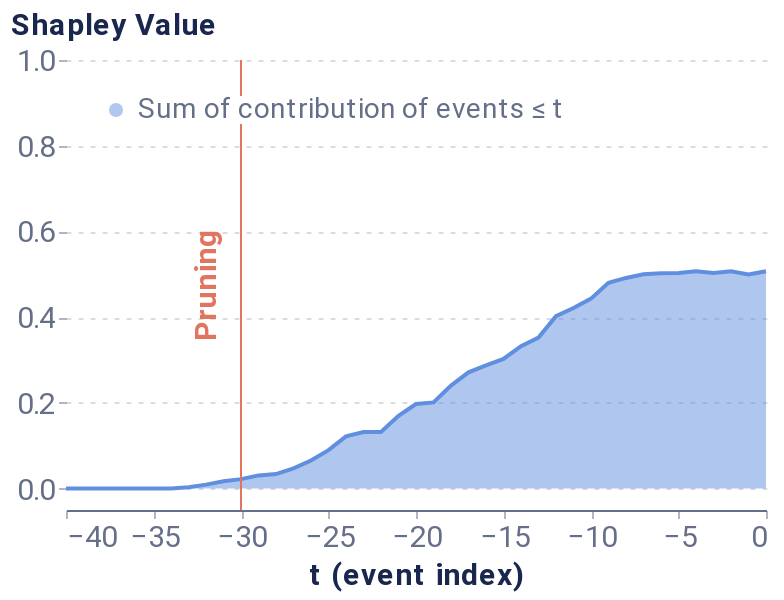

Notebook source saved alongside this figure:
### Markdown cell above
##### Pruning algorithm

### Code cell
pruning_dict = {'tol': 0.025,}
coal_plot_data, coal_prun_idx = local_pruning(f, pos_x_data, pruning_dict, average_event, positive_sequence_id, sequence_id_feat, False)
# coal_prun_idx is in negative terms
pruning_idx = pos_x_data.shape[1] + coal_prun_idx
pruning_plot = plot_temp_coalition_pruning(coal_plot_data, coal_prun_idx, plot_limit=40)
pruning_plot

### Figure 1 — Vega-Lite specification as saved in the notebook (floating-point values rounded to 4 significant figures)
{"config": {"axis": {"domain": true, "domainColor": "#666F89", "grid": false, "gridCap": "round", "gridColor": "#B3B7C4", "gridDash": [2, 4], "gridWidth": 0.5, "labelColor": "#666F89", "labelFont": "Roboto, Arial, sans-serif", "labelPadding": 2, "tickColor": "#666F89", "tickOpacity": 0.5, "tickSize": 4, "titleColor": "#19274E", "titleFont": "Roboto, Arial, sans-serif", "titleFontSize": 12}, "axisBand": {"domain": true, "labelPadding": 4, "ticks": false}, "axisY": {"domain": false, "titleAlign": "left", "titleAngle": 0, "titleX": -20, "titleY": -10}, "legend": {"labelColor": "#666F89", "labelFont": "Roboto, Arial, sans-serif", "labelFontSize": 12, "symbolSize": 40, "titleColor": "#19274E", "titleFont": "Roboto, Arial, sans-serif", "titleFontSize": 12, "titlePadding": 4}, "arc": {"stroke": "#FFFFFF", "strokeWidth": 1}, "bar": {"fill": "#2770EB", "stroke": null}, "line": {"stroke": "#2770EB", "strokeWidth": 2}, "path": {"stroke": "#2770EB", "strokeWidth": 0.5}, "point": {"fill": "#2770EB", "shape": "circle", "filled": true}, "rect": {"fill": "#2770EB"}, "rule": {"stroke": "#666F89"}, "shape": {"stroke": "#2770EB"}, "text": {"color": "#19274E", "font": "Roboto, Arial, sans-serif", "fontSize": 12}, "range": {"category": ["#2770EB", "#77B98A", "#DA5252", "#FFC400", "#A87AEA", "#00A39E", "#19274E"], "diverging": ["#006360", "#2BB3AE", "#96D9D7", "#FFFFFF", "#EDAAAA", "#DA5252", "#811D1D"], "heatmap": ["#18448F", "#1B4EA5", "#2770EB", "#4C88EE", "#82ACF3", "#A6C4F7", "#E9F1FD"], "ramp": ["#18448F", "#1B4EA5", "#2770EB", "#4C88EE", "#82ACF3", "#A6C4F7", "#E9F1FD"]}, "background": "#FFFFFF", "group": {"fill": "#FFFFFF"}, "header": {"labelColor": "#19274E", "labelFont": "Roboto, Arial, sans-serif", "labelFontSize": 12, "titleColor": "#19274E", "titleFont": "Roboto, Arial, sans-serif", "titleFontSize": 16}, "title": {"anchor": "start", "color": "#19274E", "font": "Roboto, Arial, sans-serif", "fontSize": 20, "fontWeight": "bold", "offset": 20, "subtitleColor": "#19274E", "subtitleFontSize": 16}, "view": {"continuousHeight": 300, "continuousWidth": 400, "stroke": "transparent"}}, "layer": [{"mark": {"type": "area", "opacity": 0.5}, "encoding": {"color": {"field": "Coalition", "legend": {"fillColor": "white", "labelFontSize": 14, "labelLimit": 0, "orient": "top-left", "symbolSize": 50, "symbolStrokeWidth": 0, "title": null}, "scale": {"domain": ["Sum of contribution of events ≤ t"], "range": ["#618FE0"]}, "type": "nominal"}, "x": {"axis": {"labelFontSize": 15, "title": "t (event index)", "titleFontSize": 15}, "field": "t (event index)", "type": "quantitative"}, "y": {"axis": {"grid": true, "labelFontSize": 15, "titleFontSize": 15, "titleX": -28}, "field": "Shapley Value", "scale": {"domain": [-0.05, 1]}, "type": "quantitative"}}}, {"mark": "line", "encoding": {"color": {"field": "Coalition", "legend": {"fillColor": "white", "labelFontSize": 14, "labelLimit": 0, "orient": "top-left", "symbolSize": 50, "symbolStrokeWidth": 0, "title": null}, "scale": {"domain": ["Sum of contribution of events ≤ t"], "range": ["#618FE0"]}, "type": "nominal"}, "x": {"axis": {"labelFontSize": 15, "title": "t (event index)", "titleFontSize": 15}, "field": "t (event index)", "type": "quantitative"}, "y": {"axis": {"grid": true, "labelFontSize": 15, "titleFontSize": 15, "titleX": -28}, "field": "Shapley Value", "scale": {"domain": [-0.05, 1]}, "type": "quantitative"}}}, {"data": {"name": "data-214b1be6f8303b638ed06bc90701ee2d"}, "mark": {"type": "rule", "color": "#E17560"}, "encoding": {"x": {"field": "x", "type": "quantitative"}}}, {"data": {"name": "data-1ff5f42b34f55fe91292a24c0e6ec62d"}, "mark": {"type": "text", "angle": 270, "color": "#E17560", "fontSize": 15, "fontWeight": "bold", "text": "Pruning"}, "encoding": {"x": {"field": "x", "type": "quantitative"}}}], "data": {"name": "data-a496060c4ce0ec0b952950efe19d9e13"}, "height": 225, "width": 350, "$schema": "https://vega.github.io/schema/vega-lite/v4.17.0.json", "datasets": {"data-a496060c4ce0ec0b952950efe19d9e13": [{"Coalition": "Sum of contribution of events > t", "t (event index)": 0, "Shapley Value": 0.0}, {"Coalition": "Sum of contribution of events ≤ t", "t (event index)": 0, "Shapley Value": 0.5073}, {"Coalition": "Sum of contribution of events > t", "t (event index)": -1, "Shapley Value": 0.007833}, {"Coalition": "Sum of contribution of events ≤ t", "t (event index)": -1, "Shapley Value": 0.4994}, {"Coalition": "Sum of contribution of events > t", "t (event index)": -2, "Shapley Value": 0.0}, {"Coalition": "Sum of contribution of events ≤ t", "t (event index)": -2, "Shapley Value": 0.5073}, {"Coalition": "Sum of contribution of events > t", "t (event index)": -3, "Shapley Value": 0.00439}, {"Coalition": "Sum of contribution of events ≤ t", "t (event index)": -3, "Shapley Value": 0.5029}, {"Coalition": "Sum of contribution of events > t", "t (event index)": -4, "Shapley Value": 0.0}, {"Coalition": "Sum of contribution of events ≤ t", "t (event index)": -4, "Shapley Value": 0.5073}, {"Coalition": "Sum of contribution of events > t", "t (event index)": -5, "Shapley Value": 0.004402}, {"Coalition": "Sum of contribution of events ≤ t", "t (event index)": -5, "Shapley Value": 0.5029}, {"Coalition": "Sum of contribution of events > t", "t (event index)": -6, "Shapley Value": 0.004666}, {"Coalition": "Sum of contribution of events ≤ t", "t (event index)": -6, "Shapley Value": 0.5026}, {"Coalition": "Sum of contribution of events > t", "t (event index)": -7, "Shapley Value": 0.007227}, {"Coalition": "Sum of contribution of events ≤ t", "t (event index)": -7, "Shapley Value": 0.5}, {"Coalition": "Sum of contribution of events > t", "t (event index)": -8, "Shapley Value": 0.01579}, {"Coalition": "Sum of contribution of events ≤ t", "t (event index)": -8, "Shapley Value": 0.4915}, {"Coalition": "Sum of contribution of events > t", "t (event index)": -9, "Shapley Value": 0.02694}, {"Coalition": "Sum of contribution of events ≤ t", "t (event index)": -9, "Shapley Value": 0.4803}, {"Coalition": "Sum of contribution of events > t", "t (event index)": -10, "Shapley Value": 0.06404}, {"Coalition": "Sum of contribution of events ≤ t", "t (event index)": -10, "Shapley Value": 0.4432}, {"Coalition": "Sum of contribution of events > t", "t (event index)": -11, "Shapley Value": 0.08586}, {"Coalition": "Sum of contribution of events ≤ t", "t (event index)": -11, "Shapley Value": 0.4214}, {"Coalition": "Sum of contribution of events > t", "t (event index)": -12, "Shapley Value": 0.1051}, {"Coalition": "Sum of contribution of events ≤ t", "t (event index)": -12, "Shapley Value": 0.4022}, {"Coalition": "Sum of contribution of events > t", "t (event index)": -13, "Shapley Value": 0.1551}, {"Coalition": "Sum of contribution of events ≤ t", "t (event index)": -13, "Shapley Value": 0.3522}, {"Coalition": "Sum of contribution of events > t", "t (event index)": -14, "Shapley Value": 0.175}, {"Coalition": "Sum of contribution of events ≤ t", "t (event index)": -14, "Shapley Value": 0.3322}, {"Coalition": "Sum of contribution of events > t", "t (event index)": -15, "Shapley Value": 0.2047}, {"Coalition": "Sum of contribution of events ≤ t", "t (event index)": -15, "Shapley Value": 0.3026}, {"Coalition": "Sum of contribution of events > t", "t (event index)": -16, "Shapley Value": 0.2199}, {"Coalition": "Sum of contribution of events ≤ t", "t (event index)": -16, "Shapley Value": 0.2874}, {"Coalition": "Sum of contribution of events > t", "t (event index)": -17, "Shapley Value": 0.2361}, {"Coalition": "Sum of contribution of events ≤ t", "t (event index)": -17, "Shapley Value": 0.2712}, {"Coalition": "Sum of contribution of events > t", "t (event index)": -18, "Shapley Value": 0.2668}, {"Coalition": "Sum of contribution of events ≤ t", "t (event index)": -18, "Shapley Value": 0.2404}, {"Coalition": "Sum of contribution of events > t", "t (event index)": -19, "Shapley Value": 0.3061}, {"Coalition": "Sum of contribution of events ≤ t", "t (event index)": -19, "Shapley Value": 0.2011}, {"Coalition": "Sum of contribution of events > t", "t (event index)": -20, "Shapley Value": 0.3101}, {"Coalition": "Sum of contribution of events ≤ t", "t (event index)": -20, "Shapley Value": 0.1972}, {"Coalition": "Sum of contribution of events > t", "t (event index)": -21, "Shapley Value": 0.3377}, {"Coalition": "Sum of contribution of events ≤ t", "t (event index)": -21, "Shapley Value": 0.1696}, {"Coalition": "Sum of contribution of events > t", "t (event index)": -22, "Shapley Value": 0.3753}, {"Coalition": "Sum of contribution of events ≤ t", "t (event index)": -22, "Shapley Value": 0.132}, {"Coalition": "Sum of contribution of events > t", "t (event index)": -23, "Shapley Value": 0.3753}, {"Coalition": "Sum of contribution of events ≤ t", "t (event index)": -23, "Shapley Value": 0.132}, {"Coalition": "Sum of contribution of events > t", "t (event index)": -24, "Shapley Value": 0.3856}, {"Coalition": "Sum of contribution of events ≤ t", "t (event index)": -24, "Shapley Value": 0.1217}, {"Coalition": "Sum of contribution of events > t", "t (event index)": -25, "Shapley Value": 0.4176}, {"Coalition": "Sum of contribution of events ≤ t", "t (event index)": -25, "Shapley Value": 0.08966}, {"Coalition": "Sum of contribution of events > t", "t (event index)": -26, "Shapley Value": 0.4418}, {"Coalition": "Sum of contribution of events ≤ t", "t (event index)": -26, "Shapley Value": 0.06546}, {"Coalition": "Sum of contribution of events > t", "t (event index)": -27, "Shapley Value": 0.4601}, {"Coalition": "Sum of contribution of events ≤ t", "t (event index)": -27, "Shapley Value": 0.04714}, {"Coalition": "Sum of contribution of events > t", "t (event index)": -28, "Shapley Value": 0.4735}, {"Coalition": "Sum of contribution of events ≤ t", "t (event index)": -28, "Shapley Value": 0.03376}, {"Coalition": "Sum of contribution of events > t", "t (event index)": -29, "Shapley Value": 0.4765}, {"Coalition": "Sum of contribution of events ≤ t", "t (event index)": -29, "Shapley Value": 0.03077}, {"Coalition": "Sum of contribution of events > t", "t (event index)": -30, "Shapley Value": 0.4853}, {"Coalition": "Sum of contribution of events ≤ t", "t (event index)": -30, "Shapley Value": 0.02201}, {"Coalition": "Sum of contribution of events > t", "t (event index)": -31, "Shapley Value": 0.4904}, {"Coalition": "Sum of contribution of events ≤ t", "t (event index)": -31, "Shapley Value": 0.01691}, {"Coalition": "Sum of contribution of events > t", "t (event index)": -32, "Shapley Value": 0.4981}, {"Coalition": "Sum of contribution of events ≤ t", "t (event index)": -32, "Shapley Value": 0.009171}, {"Coalition": "Sum of contribution of events > t", "t (event index)": -33, "Shapley Value": 0.5039}, {"Coalition": "Sum of contribution of events ≤ t", "t (event index)": -33, "Shapley Value": 0.003325}, {"Coalition": "Sum of contribution of events > t", "t (event index)": -34, "Shapley Value": 0.5073}, {"Coalition": "Sum of contribution of events ≤ t", "t (event index)": -34, "Shapley Value": 0.0}, {"Coalition": "Sum of contribution of events > t", "t (event index)": -35, "Shapley Value": 0.5073}, {"Coalition": "Sum of contribution of events ≤ t", "t (event index)": -35, "Shapley Value": 0.0}, {"Coalition": "Sum of contribution of events > t", "t (event index)": -36, "Shapley Value": 0.5073}, {"Coalition": "Sum of contribution of events ≤ t", "t (event index)": -36, "Shapley Value": 0.0}, {"Coalition": "Sum of contribution of events > t", "t (event index)": -37, "Shapley Value": 0.5073}, {"Coalition": "Sum of contribution of events ≤ t", "t (event index)": -37, "Shapley Value": 0.0}, {"Coalition": "Sum of contribution of events > t", "t (event index)": -38, "Shapley Value": 0.5073}, {"Coalition": "Sum of contribution of events ≤ t", "t (event index)": -38, "Shapley Value": 0.0}, {"Coalition": "Sum of contribution of events > t", "t (event index)": -39, "Shapley Value": 0.5073}, {"Coalition": "Sum of contribution of events ≤ t", "t (event index)": -39, "Shapley Value": 0.0}, {"Coalition": "Sum of contribution of events > t", "t (event index)": -40, "Shapley Value": 0.5073}, {"Coalition": "Sum of contribution of events ≤ t", "t (event index)": -40, "Shapley Value": 0.0}], "data-214b1be6f8303b638ed06bc90701ee2d": [{"x": -30}], "data-1ff5f42b34f55fe91292a24c0e6ec62d": [{"x": -32}]}}
